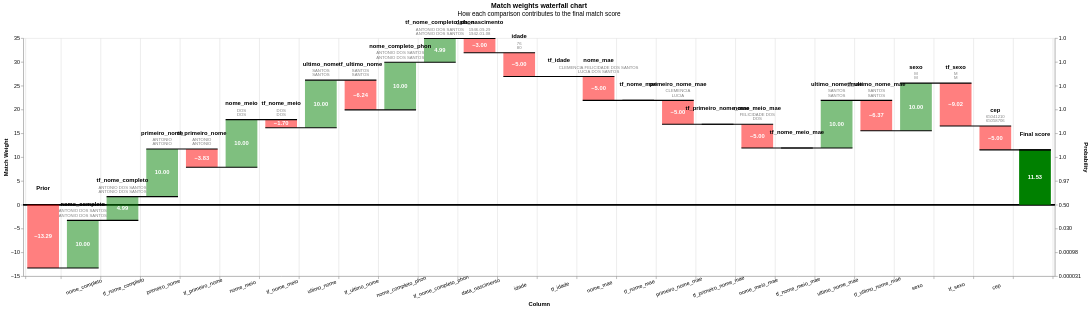

This figure's notebook cell:
### Markdown cell above
## Waterfall — amostra de pares

Contribuição de cada comparação ao match weight (5 pares).

### Code cell
records_to_plot = df_predictions.head(5).to_dict(orient="records")
linker.visualisations.waterfall_chart(records_to_plot, filter_nulls=False)


#records_sample = df_predictions.to_dict(orient='records')
#Linker.visualisations.waterfall_chart(records_sample, filter_nulls=False)

### Figure 1 — Vega-Lite specification as saved in the notebook (floating-point values rounded to 4 significant figures; data arrays with more than 128 entries replaced by an {"elided": "..."} marker saying what was removed)
{"config": {"view": {"continuousWidth": 400, "continuousHeight": 300}}, "layer": [{"layer": [{"mark": "rule", "encoding": {"color": {"value": "black"}, "size": {"value": 0.5}, "y": {"field": "zero", "type": "quantitative"}}}, {"mark": {"type": "bar", "width": 60}, "encoding": {"color": {"condition": {"test": "(datum.log2_bayes_factor < 0)", "value": "red"}, "value": "green"}, "opacity": {"condition": {"test": "datum.column_name == 'Prior match weight' || datum.column_name == 'Final score'", "value": 1}, "value": 0.5}, "tooltip": [{"field": "column_name", "title": "Comparison column", "type": "nominal"}, {"field": "value_l", "title": "Value (L)", "type": "nominal"}, {"field": "value_r", "title": "Value (R)", "type": "nominal"}, {"field": "label_for_charts", "title": "Label", "type": "ordinal"}, {"field": "sql_condition", "title": "SQL condition", "type": "nominal"}, {"field": "comparison_vector_value", "title": "Comparison vector value", "type": "nominal"}, {"field": "bayes_factor", "format": ",.4f", "title": "Bayes factor = m/u", "type": "quantitative"}, {"field": "log2_bayes_factor", "format": ",.4f", "title": "Match weight = log2(m/u)", "type": "quantitative"}, {"field": "prob", "format": ".4f", "title": "Cumulative match probability", "type": "quantitative"}, {"field": "bayes_factor_description", "title": "Match weight description", "type": "nominal"}], "x": {"axis": {"grid": true, "labelAlign": "center", "labelAngle": -20, "labelExpr": "datum.value == 'Prior' || datum.value == 'Final score' ? '' : datum.value", "labelPadding": 10, "tickBand": "extent", "title": "Column"}, "field": "column_name", "sort": {"field": "bar_sort_order", "order": "ascending"}, "type": "nominal"}, "y": {"axis": {"grid": false, "orient": "left", "title": "Match Weight"}, "field": "previous_sum", "type": "quantitative"}, "y2": {"field": "sum"}}}, {"mark": {"type": "text", "fontWeight": "bold"}, "encoding": {"color": {"value": "white"}, "text": {"condition": {"test": "abs(datum.log2_bayes_factor) > 1", "field": "log2_bayes_factor", "format": ".2f", "type": "nominal"}, "value": ""}, "x": {"axis": {"labelAngle": -20, "title": "Column"}, "field": "column_name", "sort": {"field": "bar_sort_order", "order": "ascending"}, "type": "nominal"}, "y": {"axis": {"orient": "left"}, "field": "center", "type": "quantitative"}}}, {"mark": {"type": "text", "baseline": "bottom", "dy": -25, "fontWeight": "bold"}, "encoding": {"color": {"value": "black"}, "text": {"field": "column_name", "type": "nominal"}, "x": {"axis": {"labelAngle": -20, "title": "Column"}, "field": "column_name", "sort": {"field": "bar_sort_order", "order": "ascending"}, "type": "nominal"}, "y": {"field": "sum_top", "type": "quantitative"}}}, {"mark": {"type": "text", "baseline": "bottom", "dy": -13, "fontSize": 8}, "encoding": {"color": {"value": "grey"}, "text": {"field": "value_l", "type": "nominal"}, "x": {"axis": {"labelAngle": -20, "title": "Column"}, "field": "column_name", "sort": {"field": "bar_sort_order", "order": "ascending"}, "type": "nominal"}, "y": {"field": "sum_top", "type": "quantitative"}}}, {"mark": {"type": "text", "baseline": "bottom", "dy": -5, "fontSize": 8}, "encoding": {"color": {"value": "grey"}, "text": {"field": "value_r", "type": "nominal"}, "x": {"axis": {"labelAngle": -20, "title": "Column"}, "field": "column_name", "sort": {"field": "bar_sort_order", "order": "ascending"}, "type": "nominal"}, "y": {"field": "sum_top", "type": "quantitative"}}}]}, {"mark": {"type": "rule", "color": "black", "strokeWidth": 2, "x2Offset": 30, "xOffset": -30}, "encoding": {"x": {"axis": {"labelAngle": -20, "title": "Column"}, "field": "column_name", "sort": {"field": "bar_sort_order", "order": "ascending"}, "type": "nominal"}, "x2": {"field": "lead"}, "y": {"axis": {"labelExpr": "format(1 / (1 + pow(2, -1*datum.value)), '.2r')", "orient": "right", "title": "Probability"}, "field": "sum", "scale": {"zero": false}, "type": "quantitative"}}}], "data": {"name": "data-417522f28f4c6f721cf88798d6a51816"}, "height": 450, "params": [{"name": "record_number", "bind": {"input": "range", "max": 4, "min": 0, "step": 1}, "value": 0}], "resolve": {"axis": {"y": "independent"}}, "title": {"text": "Match weights waterfall chart", "subtitle": "How each comparison contributes to the final match score"}, "transform": [{"filter": "(datum.record_number == record_number)"}, {"window": [{"op": "sum", "field": "log2_bayes_factor", "as": "sum"}, {"op": "lead", "field": "column_name", "as": "lead"}], "frame": [null, 0]}, {"calculate": "datum.column_name === \"Final score\" ? datum.sum - datum.log2_bayes_factor : datum.sum", "as": "sum"}, {"calculate": "datum.lead === null ? datum.column_name : datum.lead", "as": "lead"}, {"calculate": "datum.column_name === \"Final score\" || datum.column_name === \"Prior match weight\" ? 0 : datum.sum - datum.log2_bayes_factor", "as": "previous_sum"}, {"calculate": "datum.sum > datum.previous_sum ? datum.column_name : \"\"", "as": "top_label"}, {"calculate": "datum.sum < datum.previous_sum ? datum.column_name : \"\"", "as": "bottom_label"}, {"calculate": "datum.sum > datum.previous_sum ? datum.sum : datum.previous_sum", "as": "sum_top"}, {"calculate": "datum.sum < datum.previous_sum ? datum.sum : datum.previous_sum", "as": "sum_bottom"}, {"calculate": "(datum.sum + datum.previous_sum) / 2", "as": "center"}, {"calculate": "(datum.log2_bayes_factor > 0 ? \"+\" : \"\") + datum.log2_bayes_factor", "as": "text_log2_bayes_factor"}, {"calculate": "datum.sum < datum.previous_sum ? 4 : -4", "as": "dy"}, {"calculate": "datum.sum < datum.previous_sum ? \"top\" : \"bottom\"", "as": "baseline"}, {"calculate": "1. / (1 + pow(2, -1.*datum.sum))", "as": "prob"}, {"calculate": "0*datum.sum", "as": "zero"}], "width": {"step": 75}, "$schema": "https://vega.github.io/schema/vega-lite/v5.9.3.json", "datasets": {"data-417522f28f4c6f721cf88798d6a51816": {"elided": "130 records"}}}
